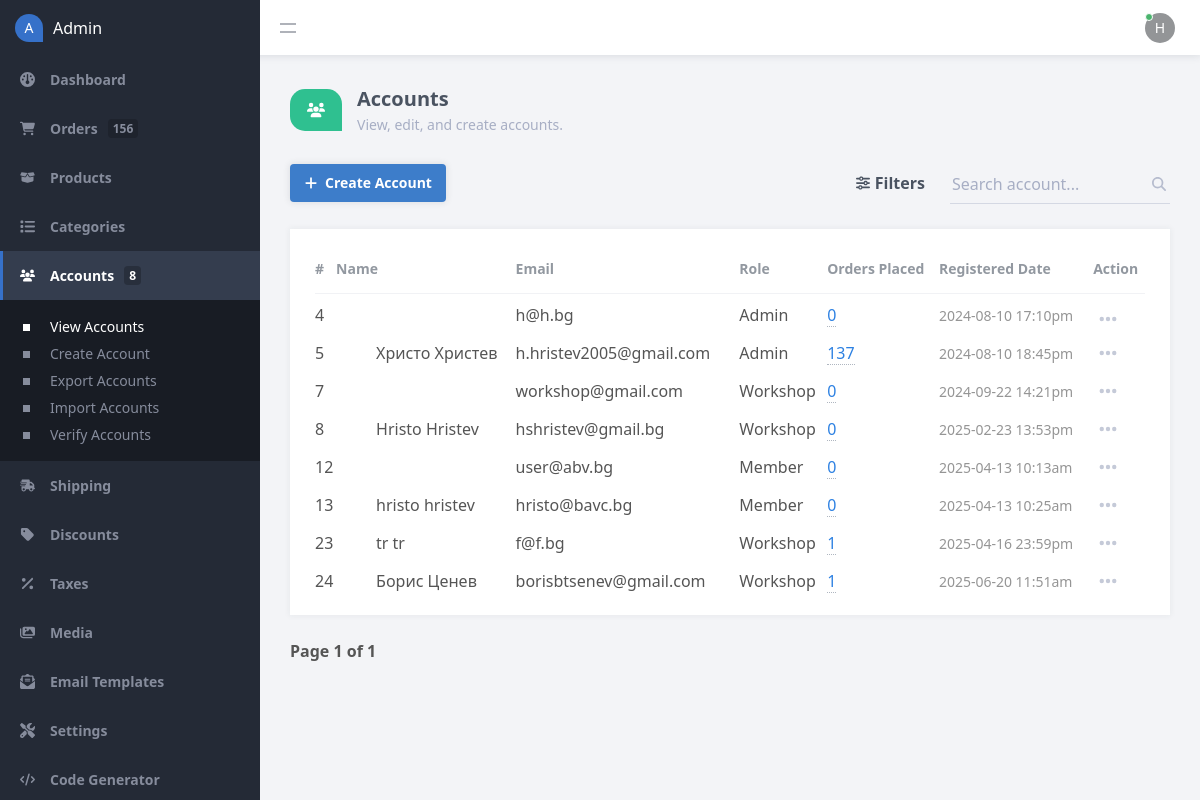
Page /admin/index.php?page=accounts (signed in) on the committed database.
### tables this page shows
CREATE TABLE `accounts` (
  `id` int(11) NOT NULL,
  `email` varchar(255) NOT NULL,
  `password` varchar(255) NOT NULL,
  `role` enum('Member','Admin','Workshop') NOT NULL DEFAULT 'Member',
  `first_name` varchar(100) NOT NULL,
  `last_name` varchar(100) NOT NULL,
  `address_street` varchar(255) NOT NULL,
  `address_city` varchar(100) NOT NULL,
  `address_state` varchar(100) NOT NULL,
  `address_zip` varchar(50) NOT NULL,
  `address_country` varchar(100) NOT NULL,
  `registered` datetime NOT NULL DEFAULT current_timestamp(),
  `workshop` int(1) NOT NULL,
  `mol` varchar(50) NOT NULL,
  `company` varchar(50) NOT NULL,
  `address_company` varchar(50) NOT NULL,
  `dds` varchar(50) NOT NULL,
  `eik` varchar(50) NOT NULL,
  `speedy` varchar(5) NOT NULL,
  `tel` varchar(15) NOT NULL,
  `status` varchar(255) NOT NULL
);

### admin/index.php (called while the page is built, shortened)
<?php
include '../functions.php';
$pdo = pdo_connect_mysql();
$page = isset($_GET['page']) && file_exists($_GET['page'] . '.php') ? $_GET['page'] : 'dashboard';
$accounts_total = $pdo->query('SELECT COUNT(*) AS total FROM accounts')->fetchColumn();
$orders_total = $pdo->query('SELECT COUNT(*) AS total FROM transactions')->fetchColumn();
include $page . '.php';
?>

### admin/accounts.php (the view, shortened to what this page needs)
<?php
$pagination_page = isset($_GET['pagination_page']) ? $_GET['pagination_page'] : 1;
$search = isset($_GET['search_query']) ? $_GET['search_query'] : '';
$role = isset($_GET['role']) ? $_GET['role'] : '';
$order = isset($_GET['order']) && $_GET['order'] == 'DESC' ? 'DESC' : 'ASC';
$order_by_whitelist = ['id','first_name','email','role','registered'];
$order_by = isset($_GET['order_by']) && in_array($_GET['order_by'], $order_by_whitelist) ? $_GET['order_by'] : 'id';
$results_per_pagination_page = 20;
$param1 = ($pagination_page - 1) * $results_per_pagination_page;
$param2 = $results_per_pagination_page;
$where = '';
$where .= $search ? 'WHERE (CONCAT(a.first_name, " ", a.last_name) LIKE :search OR a.email LIKE :search) ' : '';
$stmt = $pdo->prepare('SELECT COUNT(*) AS total FROM accounts a ' . $where);
$stmt->execute();
$total_accounts = $stmt->fetchColumn();
$stmt = $pdo->prepare('SELECT a.*, (SELECT COUNT(*) FROM transactions t WHERE t.account_id = a.id) AS orders FROM accounts a ' . $where . ' ORDER BY ' . $order_by . ' ' . $order . ' LIMIT :start_results,:num_results');
$stmt->bindParam('start_results', $param1, PDO::PARAM_INT);
$stmt->bindParam('num_results', $param2, PDO::PARAM_INT);
$stmt->execute();
$accounts = $stmt->fetchAll(PDO::FETCH_ASSOC);
$url = 'index.php?page=accounts&search_query=' . $search . '&role=' . $role;
?>
<?=template_admin_header('Accounts', 'accounts', 'view')?>
<div class="content-title">
    <div class="title">
        <div class="icon">
        </div>
        <div class="txt">
            <h2>Accounts</h2>
            <p>View, edit, and create accounts.</p>
        </div>
    </div>
</div>
<div class="content-header responsive-flex-column pad-top-5">
    <a href="index.php?page=account" class="btn">
        Create Account
    </a>
    <form action="" method="get">
        <div class="filters">
            <a href="#">
                Filters
            </a>
        </div>
        <div class="search">
            <label for="search_query">
                <input id="search_query" type="text" name="search_query" placeholder="Search account..." value="<?=htmlspecialchars($search, ENT_QUOTES)?>" class="responsive-width-100">
            </label>
        </div>
    </form>
</div>
<div class="content-block">
    <div class="table">
        <table>
            <thead >
                <tr>
                    <td><a href="<?=$url . '&order=' . ($order=='ASC'?'DESC':'ASC') . '&order_by=id'?>">#<?=$order_by=='id' ? $table_icons[strtolower($order)] : ''?></a></td>
                    <td colspan="2"><a href="<?=$url . '&order=' . ($order=='ASC'?'DESC':'ASC') . '&order_by=first_name'?>">Name<?=$order_by=='first_name' ? $table_icons[strtolower($order)] : ''?></a></td>
                    <td class="responsive-hidden"><a href="<?=$url . '&order=' . ($order=='ASC'?'DESC':'ASC') . '&order_by=email'?>">Email<?=$order_by=='email' ? $table_icons[strtolower($order)] : ''?></td>
                    <td class="responsive-hidden"><a href="<?=$url . '&order=' . ($order=='ASC'?'DESC':'ASC') . '&order_by=role'?>">Role<?=$order_by=='role' ? $table_icons[strtolower($order)] : ''?></td>
                    <td class="responsive-hidden">Orders Placed</td>
                    <td class="responsive-hidden"><a href="<?=$url . '&order=' . ($order=='ASC'?'DESC':'ASC') . '&order_by=registered'?>">Registered Date<?=$order_by=='registered' ? $table_icons[strtolower($order)] : ''?></a></td>
                    <td class="align-center">Action</td>
                </tr>
            </thead>
            <tbody>
                <?php foreach ($accounts as $account): ?>
                <tr style="<?= $account['workshop'] == 1 ? 'background-color: #d9f300;' : '' ?>">
                    <td><?=$account['id']?></td>
                    <td class="img">
                    </td>
                    <td><?=htmlspecialchars($account['first_name'] . ' ' . $account['last_name'], ENT_QUOTES)?></td>
                    <td class="responsive-hidden"><?=htmlspecialchars($account['email'], ENT_QUOTES)?></td>
                    <td class="responsive-hidden"><?=$account['role']?></td>
                    <td class="responsive-hidden"><a href="index.php?page=orders&account_id=<?=$account['id']?>" class="link1"><?=number_format($account['orders'])?></a></td>
                    <td class="responsive-hidden alt"><?=date('Y-m-d H:ia', strtotime($account['registered']))?></td>
                    <td class="actions">
                        <div class="table-dropdown">
                        </div>
                    </td>
                </tr>
                <?php endforeach; ?>
            </tbody>
        </table>
    </div>
</div>
<div class="pagination">
    <span>Page <?=$pagination_page?> of <?=ceil($total_accounts / $results_per_pagination_page) == 0 ? 1 : ceil($total_accounts / $results_per_pagination_page)?></span>
</div>
<?=template_admin_footer()?>

### rows in the picture
accounts: id "4", email "h@h.bg", role "Admin", orders "0", registered "2024-08-10 17:10pm"
accounts: id "5", first_name+last_name "Христо Христев", email "h.hristev2005@gmail.com", role "Admin", orders "137", registered "2024-08-10 18:45pm"
accounts: id "7", email "workshop@gmail.com", role "Workshop", orders "0", registered "2024-09-22 14:21pm"
accounts: id "8", first_name+last_name "Hristo Hristev", email "hshristev@gmail.bg", role "Workshop", orders "0", registered "2025-02-23 13:53pm"
accounts: id "12", email "user@abv.bg", role "Member", orders "0", registered "2025-04-13 10:13am"
accounts: id "13", first_name+last_name "hristo hristev", email "hristo@bavc.bg", role "Member", orders "0", registered "2025-04-13 10:25am"
accounts: id "23", first_name+last_name "tr tr", email "f@f.bg", role "Workshop", orders "1", registered "2025-04-16 23:59pm"
accounts: id "24", first_name+last_name "Борис Ценев", email "borisbtsenev@gmail.com", role "Workshop", orders "1", registered "2025-06-20 11:51am"

### other values in the picture
$orders_total "156"
$accounts_total "8"
substr($_SESSION['account_name'], 0, 1) "H"
$pagination_page "1"
ceil($total_accounts / $results_per_pagination_page) "1"
